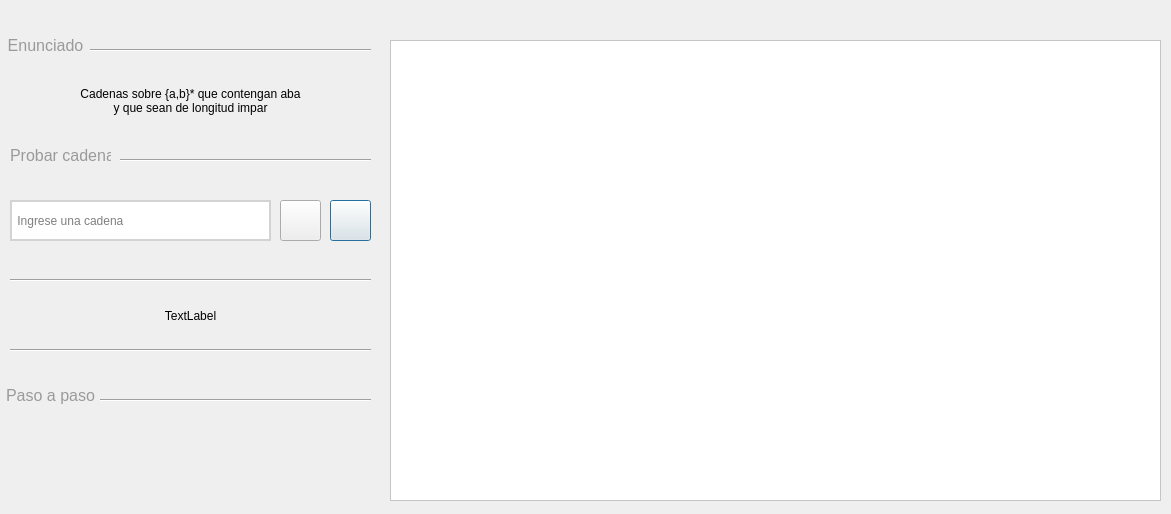
<?xml version="1.0" encoding="UTF-8"?>
<ui version="4.0">
 <author>Alexis Morisón</author>
 <class>Dialog</class>
 <widget class="QDialog" name="Dialog">
  <property name="geometry">
   <rect>
    <x>0</x>
    <y>0</y>
    <width>1171</width>
    <height>514</height>
   </rect>
  </property>
  <property name="maximumSize">
   <size>
    <width>16777215</width>
    <height>16777215</height>
   </size>
  </property>
  <property name="windowTitle">
   <string>Dialog</string>
  </property>
  <widget class="QLineEdit" name="lineEdit">
   <property name="geometry">
    <rect>
     <x>10</x>
     <y>200</y>
     <width>261</width>
     <height>41</height>
    </rect>
   </property>
   <property name="styleSheet">
    <string notr="true">font: 15pt &quot;MS Shell Dlg 2&quot;;
border: 2px solid lightgrey;
</string>
   </property>
   <property name="frame">
    <bool>false</bool>
   </property>
   <property name="placeholderText">
    <string> Ingrese una cadena</string>
   </property>
  </widget>
  <widget class="Line" name="line">
   <property name="geometry">
    <rect>
     <x>10</x>
     <y>270</y>
     <width>361</width>
     <height>20</height>
    </rect>
   </property>
   <property name="orientation">
    <enum>Qt::Horizontal</enum>
   </property>
  </widget>
  <widget class="QLabel" name="label">
   <property name="geometry">
    <rect>
     <x>10</x>
     <y>300</y>
     <width>361</width>
     <height>31</height>
    </rect>
   </property>
   <property name="styleSheet">
    <string notr="true">font: 15pt &quot;MS Shell Dlg 2&quot;;</string>
   </property>
   <property name="text">
    <string>TextLabel</string>
   </property>
   <property name="alignment">
    <set>Qt::AlignCenter</set>
   </property>
  </widget>
  <widget class="QPushButton" name="limpiar">
   <property name="geometry">
    <rect>
     <x>330</x>
     <y>200</y>
     <width>41</width>
     <height>41</height>
    </rect>
   </property>
   <property name="cursor">
    <cursorShape>PointingHandCursor</cursorShape>
   </property>
   <property name="layoutDirection">
    <enum>Qt::LeftToRight</enum>
   </property>
   <property name="styleSheet">
    <string notr="true">font: 12pt &quot;MS Shell Dlg 2&quot;;</string>
   </property>
   <property name="text">
    <string/>
   </property>
   <property name="icon">
    <iconset>
     <normaloff>../../../../../../iconos/delete_delete_exit_1577.ico</normaloff>../../../../../../iconos/delete_delete_exit_1577.ico</iconset>
   </property>
   <property name="iconSize">
    <size>
     <width>25</width>
     <height>25</height>
    </size>
   </property>
   <property name="checkable">
    <bool>false</bool>
   </property>
   <property name="checked">
    <bool>false</bool>
   </property>
   <property name="flat">
    <bool>false</bool>
   </property>
  </widget>
  <widget class="Line" name="line_2">
   <property name="geometry">
    <rect>
     <x>10</x>
     <y>340</y>
     <width>361</width>
     <height>20</height>
    </rect>
   </property>
   <property name="orientation">
    <enum>Qt::Horizontal</enum>
   </property>
  </widget>
  <widget class="QPushButton" name="validar">
   <property name="geometry">
    <rect>
     <x>280</x>
     <y>200</y>
     <width>41</width>
     <height>41</height>
    </rect>
   </property>
   <property name="font">
    <font>
     <family>MS Shell Dlg 2</family>
     <pointsize>12</pointsize>
     <weight>50</weight>
     <italic>false</italic>
     <bold>false</bold>
     <underline>false</underline>
     <strikeout>false</strikeout>
    </font>
   </property>
   <property name="cursor">
    <cursorShape>PointingHandCursor</cursorShape>
   </property>
   <property name="focusPolicy">
    <enum>Qt::StrongFocus</enum>
   </property>
   <property name="layoutDirection">
    <enum>Qt::LeftToRight</enum>
   </property>
   <property name="styleSheet">
    <string notr="true">font: 12pt &quot;MS Shell Dlg 2&quot;;</string>
   </property>
   <property name="text">
    <string/>
   </property>
   <property name="icon">
    <iconset>
     <normaloff>../../../../../../iconos/check_ok_accept_apply_1582.ico</normaloff>../../../../../../iconos/check_ok_accept_apply_1582.ico</iconset>
   </property>
   <property name="iconSize">
    <size>
     <width>25</width>
     <height>25</height>
    </size>
   </property>
   <property name="checkable">
    <bool>false</bool>
   </property>
   <property name="checked">
    <bool>false</bool>
   </property>
   <property name="flat">
    <bool>false</bool>
   </property>
  </widget>
  <widget class="QLabel" name="imagen">
   <property name="geometry">
    <rect>
     <x>390</x>
     <y>40</y>
     <width>771</width>
     <height>461</height>
    </rect>
   </property>
   <property name="autoFillBackground">
    <bool>false</bool>
   </property>
   <property name="styleSheet">
    <string notr="true">background-color: rgb(255, 255, 255);
</string>
   </property>
   <property name="frameShape">
    <enum>QFrame::StyledPanel</enum>
   </property>
   <property name="text">
    <string/>
   </property>
   <property name="pixmap">
    <pixmap>../AFD minimo.png</pixmap>
   </property>
   <property name="scaledContents">
    <bool>true</bool>
   </property>
   <property name="alignment">
    <set>Qt::AlignCenter</set>
   </property>
   <property name="wordWrap">
    <bool>false</bool>
   </property>
  </widget>
  <widget class="QLabel" name="label_2">
   <property name="geometry">
    <rect>
     <x>0</x>
     <y>70</y>
     <width>381</width>
     <height>61</height>
    </rect>
   </property>
   <property name="styleSheet">
    <string notr="true">font: 12pt &quot;MS Shell Dlg 2&quot;;</string>
   </property>
   <property name="text">
    <string>Cadenas sobre {a,b}* que contengan aba 
y que sean de longitud impar</string>
   </property>
   <property name="scaledContents">
    <bool>false</bool>
   </property>
   <property name="alignment">
    <set>Qt::AlignCenter</set>
   </property>
  </widget>
  <widget class="QLabel" name="label_3">
   <property name="geometry">
    <rect>
     <x>0</x>
     <y>30</y>
     <width>91</width>
     <height>31</height>
    </rect>
   </property>
   <property name="styleSheet">
    <string notr="true">font: 11pt &quot;MS Shell Dlg 2&quot;;
color: rgb(154, 154, 154);</string>
   </property>
   <property name="text">
    <string>&lt;html&gt;&lt;head/&gt;&lt;body&gt;&lt;p&gt;&lt;span style=&quot; font-size:12pt;&quot;&gt;Enunciado&lt;/span&gt;&lt;/p&gt;&lt;/body&gt;&lt;/html&gt;</string>
   </property>
   <property name="scaledContents">
    <bool>false</bool>
   </property>
   <property name="alignment">
    <set>Qt::AlignCenter</set>
   </property>
  </widget>
  <widget class="Line" name="line_3">
   <property name="geometry">
    <rect>
     <x>90</x>
     <y>40</y>
     <width>281</width>
     <height>20</height>
    </rect>
   </property>
   <property name="orientation">
    <enum>Qt::Horizontal</enum>
   </property>
  </widget>
  <widget class="QLabel" name="label_4">
   <property name="geometry">
    <rect>
     <x>10</x>
     <y>140</y>
     <width>101</width>
     <height>31</height>
    </rect>
   </property>
   <property name="styleSheet">
    <string notr="true">font: 11pt &quot;MS Shell Dlg 2&quot;;
color: rgb(154, 154, 154);</string>
   </property>
   <property name="text">
    <string>&lt;html&gt;&lt;head/&gt;&lt;body&gt;&lt;p&gt;&lt;span style=&quot; font-size:12pt;&quot;&gt;Probar cadena&lt;/span&gt;&lt;/p&gt;&lt;/body&gt;&lt;/html&gt;</string>
   </property>
   <property name="scaledContents">
    <bool>false</bool>
   </property>
   <property name="alignment">
    <set>Qt::AlignCenter</set>
   </property>
  </widget>
  <widget class="Line" name="line_4">
   <property name="geometry">
    <rect>
     <x>120</x>
     <y>150</y>
     <width>251</width>
     <height>20</height>
    </rect>
   </property>
   <property name="orientation">
    <enum>Qt::Horizontal</enum>
   </property>
  </widget>
  <widget class="QPushButton" name="play">
   <property name="geometry">
    <rect>
     <x>90</x>
     <y>430</y>
     <width>101</width>
     <height>71</height>
    </rect>
   </property>
   <property name="palette">
    <palette>
     <active>
      <colorrole role="WindowText">
       <brush brushstyle="SolidPattern">
        <color alpha="255">
         <red>0</red>
         <green>0</green>
         <blue>0</blue>
        </color>
       </brush>
      </colorrole>
      <colorrole role="Button">
       <brush brushstyle="LinearGradientPattern">
        <gradient startx="0.000000000000000" starty="0.000000000000000" endx="1.000000000000000" endy="0.000000000000000" type="LinearGradient" spread="PadSpread" coordinatemode="ObjectBoundingMode">
         <gradientstop position="0.000000000000000">
          <color alpha="0">
           <red>133</red>
           <green>133</green>
           <blue>133</blue>
          </color>
         </gradientstop>
        </gradient>
       </brush>
      </colorrole>
      <colorrole role="Light">
       <brush brushstyle="SolidPattern">
        <color alpha="255">
         <red>255</red>
         <green>255</green>
         <blue>255</blue>
        </color>
       </brush>
      </colorrole>
      <colorrole role="Midlight">
       <brush brushstyle="SolidPattern">
        <color alpha="255">
         <red>0</red>
         <green>0</green>
         <blue>0</blue>
        </color>
       </brush>
      </colorrole>
      <colorrole role="Dark">
       <brush brushstyle="SolidPattern">
        <color alpha="255">
         <red>0</red>
         <green>0</green>
         <blue>0</blue>
        </color>
       </brush>
      </colorrole>
      <colorrole role="Mid">
       <brush brushstyle="SolidPattern">
        <color alpha="255">
         <red>0</red>
         <green>0</green>
         <blue>0</blue>
        </color>
       </brush>
      </colorrole>
      <colorrole role="Text">
       <brush brushstyle="SolidPattern">
        <color alpha="255">
         <red>0</red>
         <green>0</green>
         <blue>0</blue>
        </color>
       </brush>
      </colorrole>
      <colorrole role="ButtonText">
       <brush brushstyle="SolidPattern">
        <color alpha="255">
         <red>0</red>
         <green>0</green>
         <blue>0</blue>
        </color>
       </brush>
      </colorrole>
      <colorrole role="Base">
       <brush brushstyle="LinearGradientPattern">
        <gradient startx="0.000000000000000" starty="0.000000000000000" endx="1.000000000000000" endy="0.000000000000000" type="LinearGradient" spread="PadSpread" coordinatemode="ObjectBoundingMode">
         <gradientstop position="0.000000000000000">
          <color alpha="0">
           <red>133</red>
           <green>133</green>
           <blue>133</blue>
          </color>
         </gradientstop>
        </gradient>
       </brush>
      </colorrole>
      <colorrole role="Window">
       <brush brushstyle="LinearGradientPattern">
        <gradient startx="0.000000000000000" starty="0.000000000000000" endx="1.000000000000000" endy="0.000000000000000" type="LinearGradient" spread="PadSpread" coordinatemode="ObjectBoundingMode">
         <gradientstop position="0.000000000000000">
          <color alpha="0">
           <red>133</red>
           <green>133</green>
           <blue>133</blue>
          </color>
         </gradientstop>
        </gradient>
       </brush>
      </colorrole>
      <colorrole role="Shadow">
       <brush brushstyle="SolidPattern">
        <color alpha="255">
         <red>255</red>
         <green>255</green>
         <blue>255</blue>
        </color>
       </brush>
      </colorrole>
     </active>
     <inactive>
      <colorrole role="WindowText">
       <brush brushstyle="SolidPattern">
        <color alpha="255">
         <red>0</red>
         <green>0</green>
         <blue>0</blue>
        </color>
       </brush>
      </colorrole>
      <colorrole role="Button">
       <brush brushstyle="LinearGradientPattern">
        <gradient startx="0.000000000000000" starty="0.000000000000000" endx="1.000000000000000" endy="0.000000000000000" type="LinearGradient" spread="PadSpread" coordinatemode="ObjectBoundingMode">
         <gradientstop position="0.000000000000000">
          <color alpha="0">
           <red>133</red>
           <green>133</green>
           <blue>133</blue>
          </color>
         </gradientstop>
        </gradient>
       </brush>
      </colorrole>
      <colorrole role="Light">
       <brush brushstyle="SolidPattern">
        <color alpha="255">
         <red>255</red>
         <green>255</green>
         <blue>255</blue>
        </color>
       </brush>
      </colorrole>
      <colorrole role="Midlight">
       <brush brushstyle="SolidPattern">
        <color alpha="255">
         <red>0</red>
         <green>0</green>
         <blue>0</blue>
        </color>
       </brush>
      </colorrole>
      <colorrole role="Dark">
       <brush brushstyle="SolidPattern">
        <color alpha="255">
         <red>0</red>
         <green>0</green>
         <blue>0</blue>
        </color>
       </brush>
      </colorrole>
      <colorrole role="Mid">
       <brush brushstyle="SolidPattern">
        <color alpha="255">
         <red>0</red>
         <green>0</green>
         <blue>0</blue>
        </color>
       </brush>
      </colorrole>
      <colorrole role="Text">
       <brush brushstyle="SolidPattern">
        <color alpha="255">
         <red>0</red>
         <green>0</green>
         <blue>0</blue>
        </color>
       </brush>
      </colorrole>
      <colorrole role="ButtonText">
       <brush brushstyle="SolidPattern">
        <color alpha="255">
         <red>0</red>
         <green>0</green>
         <blue>0</blue>
        </color>
       </brush>
      </colorrole>
      <colorrole role="Base">
       <brush brushstyle="LinearGradientPattern">
        <gradient startx="0.000000000000000" starty="0.000000000000000" endx="1.000000000000000" endy="0.000000000000000" type="LinearGradient" spread="PadSpread" coordinatemode="ObjectBoundingMode">
         <gradientstop position="0.000000000000000">
          <color alpha="0">
           <red>133</red>
           <green>133</green>
           <blue>133</blue>
          </color>
         </gradientstop>
        </gradient>
       </brush>
      </colorrole>
      <colorrole role="Window">
       <brush brushstyle="LinearGradientPattern">
        <gradient startx="0.000000000000000" starty="0.000000000000000" endx="1.000000000000000" endy="0.000000000000000" type="LinearGradient" spread="PadSpread" coordinatemode="ObjectBoundingMode">
         <gradientstop position="0.000000000000000">
          <color alpha="0">
           <red>133</red>
           <green>133</green>
           <blue>133</blue>
          </color>
         </gradientstop>
        </gradient>
       </brush>
      </colorrole>
      <colorrole role="Shadow">
       <brush brushstyle="SolidPattern">
        <color alpha="255">
         <red>255</red>
         <green>255</green>
         <blue>255</blue>
        </color>
       </brush>
      </colorrole>
     </inactive>
     <disabled>
      <colorrole role="WindowText">
       <brush brushstyle="SolidPattern">
        <color alpha="255">
         <red>0</red>
         <green>0</green>
         <blue>0</blue>
        </color>
       </brush>
      </colorrole>
      <colorrole role="Button">
       <brush brushstyle="LinearGradientPattern">
        <gradient startx="0.000000000000000" starty="0.000000000000000" endx="1.000000000000000" endy="0.000000000000000" type="LinearGradient" spread="PadSpread" coordinatemode="ObjectBoundingMode">
         <gradientstop position="0.000000000000000">
          <color alpha="0">
           <red>133</red>
           <green>133</green>
           <blue>133</blue>
          </color>
         </gradientstop>
        </gradient>
       </brush>
      </colorrole>
      <colorrole role="Light">
       <brush brushstyle="SolidPattern">
        <color alpha="255">
         <red>255</red>
         <green>255</green>
         <blue>255</blue>
        </color>
       </brush>
      </colorrole>
      <colorrole role="Midlight">
       <brush brushstyle="SolidPattern">
        <color alpha="255">
         <red>0</red>
         <green>0</green>
         <blue>0</blue>
        </color>
       </brush>
      </colorrole>
      <colorrole role="Dark">
       <brush brushstyle="SolidPattern">
        <color alpha="255">
         <red>0</red>
         <green>0</green>
         <blue>0</blue>
        </color>
       </brush>
      </colorrole>
      <colorrole role="Mid">
       <brush brushstyle="SolidPattern">
        <color alpha="255">
         <red>0</red>
         <green>0</green>
         <blue>0</blue>
        </color>
       </brush>
      </colorrole>
      <colorrole role="Text">
       <brush brushstyle="SolidPattern">
        <color alpha="255">
         <red>0</red>
         <green>0</green>
         <blue>0</blue>
        </color>
       </brush>
      </colorrole>
      <colorrole role="ButtonText">
       <brush brushstyle="SolidPattern">
        <color alpha="255">
         <red>0</red>
         <green>0</green>
         <blue>0</blue>
        </color>
       </brush>
      </colorrole>
      <colorrole role="Base">
       <brush brushstyle="LinearGradientPattern">
        <gradient startx="0.000000000000000" starty="0.000000000000000" endx="1.000000000000000" endy="0.000000000000000" type="LinearGradient" spread="PadSpread" coordinatemode="ObjectBoundingMode">
         <gradientstop position="0.000000000000000">
          <color alpha="0">
           <red>133</red>
           <green>133</green>
           <blue>133</blue>
          </color>
         </gradientstop>
        </gradient>
       </brush>
      </colorrole>
      <colorrole role="Window">
       <brush brushstyle="LinearGradientPattern">
        <gradient startx="0.000000000000000" starty="0.000000000000000" endx="1.000000000000000" endy="0.000000000000000" type="LinearGradient" spread="PadSpread" coordinatemode="ObjectBoundingMode">
         <gradientstop position="0.000000000000000">
          <color alpha="0">
           <red>133</red>
           <green>133</green>
           <blue>133</blue>
          </color>
         </gradientstop>
        </gradient>
       </brush>
      </colorrole>
      <colorrole role="Shadow">
       <brush brushstyle="SolidPattern">
        <color alpha="255">
         <red>255</red>
         <green>255</green>
         <blue>255</blue>
        </color>
       </brush>
      </colorrole>
     </disabled>
    </palette>
   </property>
   <property name="cursor">
    <cursorShape>PointingHandCursor</cursorShape>
   </property>
   <property name="layoutDirection">
    <enum>Qt::LeftToRight</enum>
   </property>
   <property name="styleSheet">
    <string notr="true">font: 12pt &quot;MS Shell Dlg 2&quot;;
background-color: qlineargradient(spread:pad, x1:0, y1:0, x2:1, y2:0, stop:0 rgba(133, 133, 133, 0));</string>
   </property>
   <property name="text">
    <string/>
   </property>
   <property name="icon">
    <iconset>
     <normaloff>../play.png</normaloff>../play.png</iconset>
   </property>
   <property name="iconSize">
    <size>
     <width>70</width>
     <height>70</height>
    </size>
   </property>
   <property name="checkable">
    <bool>false</bool>
   </property>
   <property name="checked">
    <bool>false</bool>
   </property>
   <property name="flat">
    <bool>true</bool>
   </property>
  </widget>
  <widget class="QPushButton" name="stop">
   <property name="geometry">
    <rect>
     <x>190</x>
     <y>430</y>
     <width>101</width>
     <height>71</height>
    </rect>
   </property>
   <property name="palette">
    <palette>
     <active>
      <colorrole role="WindowText">
       <brush brushstyle="SolidPattern">
        <color alpha="255">
         <red>0</red>
         <green>0</green>
         <blue>0</blue>
        </color>
       </brush>
      </colorrole>
      <colorrole role="Button">
       <brush brushstyle="LinearGradientPattern">
        <gradient startx="0.000000000000000" starty="0.000000000000000" endx="1.000000000000000" endy="0.000000000000000" type="LinearGradient" spread="PadSpread" coordinatemode="ObjectBoundingMode">
         <gradientstop position="0.000000000000000">
          <color alpha="0">
           <red>133</red>
           <green>133</green>
           <blue>133</blue>
          </color>
         </gradientstop>
        </gradient>
       </brush>
      </colorrole>
      <colorrole role="Light">
       <brush brushstyle="SolidPattern">
        <color alpha="255">
         <red>255</red>
         <green>255</green>
         <blue>255</blue>
        </color>
       </brush>
      </colorrole>
      <colorrole role="Midlight">
       <brush brushstyle="SolidPattern">
        <color alpha="255">
         <red>0</red>
         <green>0</green>
         <blue>0</blue>
        </color>
       </brush>
      </colorrole>
      <colorrole role="Dark">
       <brush brushstyle="SolidPattern">
        <color alpha="255">
         <red>0</red>
         <green>0</green>
         <blue>0</blue>
        </color>
       </brush>
      </colorrole>
      <colorrole role="Mid">
       <brush brushstyle="SolidPattern">
        <color alpha="255">
         <red>0</red>
         <green>0</green>
         <blue>0</blue>
        </color>
       </brush>
      </colorrole>
      <colorrole role="Text">
       <brush brushstyle="SolidPattern">
        <color alpha="255">
         <red>0</red>
         <green>0</green>
         <blue>0</blue>
        </color>
       </brush>
      </colorrole>
      <colorrole role="ButtonText">
       <brush brushstyle="SolidPattern">
        <color alpha="255">
         <red>0</red>
         <green>0</green>
         <blue>0</blue>
        </color>
       </brush>
      </colorrole>
      <colorrole role="Base">
       <brush brushstyle="LinearGradientPattern">
        <gradient startx="0.000000000000000" starty="0.000000000000000" endx="1.000000000000000" endy="0.000000000000000" type="LinearGradient" spread="PadSpread" coordinatemode="ObjectBoundingMode">
         <gradientstop position="0.000000000000000">
          <color alpha="0">
           <red>133</red>
           <green>133</green>
           <blue>133</blue>
          </color>
         </gradientstop>
        </gradient>
       </brush>
      </colorrole>
      <colorrole role="Window">
       <brush brushstyle="LinearGradientPattern">
        <gradient startx="0.000000000000000" starty="0.000000000000000" endx="1.000000000000000" endy="0.000000000000000" type="LinearGradient" spread="PadSpread" coordinatemode="ObjectBoundingMode">
         <gradientstop position="0.000000000000000">
          <color alpha="0">
           <red>133</red>
           <green>133</green>
           <blue>133</blue>
          </color>
         </gradientstop>
        </gradient>
       </brush>
      </colorrole>
      <colorrole role="Shadow">
       <brush brushstyle="SolidPattern">
        <color alpha="255">
         <red>255</red>
         <green>255</green>
         <blue>255</blue>
        </color>
       </brush>
      </colorrole>
     </active>
     <inactive>
      <colorrole role="WindowText">
       <brush brushstyle="SolidPattern">
        <color alpha="255">
         <red>0</red>
         <green>0</green>
         <blue>0</blue>
        </color>
       </brush>
      </colorrole>
      <colorrole role="Button">
       <brush brushstyle="LinearGradientPattern">
        <gradient startx="0.000000000000000" starty="0.000000000000000" endx="1.000000000000000" endy="0.000000000000000" type="LinearGradient" spread="PadSpread" coordinatemode="ObjectBoundingMode">
         <gradientstop position="0.000000000000000">
          <color alpha="0">
           <red>133</red>
           <green>133</green>
           <blue>133</blue>
          </color>
         </gradientstop>
        </gradient>
       </brush>
      </colorrole>
      <colorrole role="Light">
       <brush brushstyle="SolidPattern">
        <color alpha="255">
         <red>255</red>
         <green>255</green>
         <blue>255</blue>
        </color>
       </brush>
      </colorrole>
      <colorrole role="Midlight">
       <brush brushstyle="SolidPattern">
        <color alpha="255">
         <red>0</red>
         <green>0</green>
         <blue>0</blue>
        </color>
       </brush>
      </colorrole>
      <colorrole role="Dark">
       <brush brushstyle="SolidPattern">
        <color alpha="255">
         <red>0</red>
         <green>0</green>
         <blue>0</blue>
        </color>
       </brush>
      </colorrole>
      <colorrole role="Mid">
       <brush brushstyle="SolidPattern">
        <color alpha="255">
         <red>0</red>
         <green>0</green>
         <blue>0</blue>
        </color>
       </brush>
      </colorrole>
      <colorrole role="Text">
       <brush brushstyle="SolidPattern">
        <color alpha="255">
         <red>0</red>
         <green>0</green>
         <blue>0</blue>
        </color>
       </brush>
      </colorrole>
      <colorrole role="ButtonText">
       <brush brushstyle="SolidPattern">
        <color alpha="255">
         <red>0</red>
         <green>0</green>
         <blue>0</blue>
        </color>
       </brush>
      </colorrole>
      <colorrole role="Base">
       <brush brushstyle="LinearGradientPattern">
        <gradient startx="0.000000000000000" starty="0.000000000000000" endx="1.000000000000000" endy="0.000000000000000" type="LinearGradient" spread="PadSpread" coordinatemode="ObjectBoundingMode">
         <gradientstop position="0.000000000000000">
          <color alpha="0">
           <red>133</red>
           <green>133</green>
           <blue>133</blue>
          </color>
         </gradientstop>
        </gradient>
       </brush>
      </colorrole>
      <colorrole role="Window">
       <brush brushstyle="LinearGradientPattern">
        <gradient startx="0.000000000000000" starty="0.000000000000000" endx="1.000000000000000" endy="0.000000000000000" type="LinearGradient" spread="PadSpread" coordinatemode="ObjectBoundingMode">
         <gradientstop position="0.000000000000000">
          <color alpha="0">
           <red>133</red>
           <green>133</green>
           <blue>133</blue>
          </color>
         </gradientstop>
        </gradient>
       </brush>
      </colorrole>
      <colorrole role="Shadow">
       <brush brushstyle="SolidPattern">
        <color alpha="255">
         <red>255</red>
         <green>255</green>
         <blue>255</blue>
        </color>
       </brush>
      </colorrole>
     </inactive>
     <disabled>
      <colorrole role="WindowText">
       <brush brushstyle="SolidPattern">
        <color alpha="255">
         <red>0</red>
         <green>0</green>
         <blue>0</blue>
        </color>
       </brush>
      </colorrole>
      <colorrole role="Button">
       <brush brushstyle="LinearGradientPattern">
        <gradient startx="0.000000000000000" starty="0.000000000000000" endx="1.000000000000000" endy="0.000000000000000" type="LinearGradient" spread="PadSpread" coordinatemode="ObjectBoundingMode">
         <gradientstop position="0.000000000000000">
          <color alpha="0">
           <red>133</red>
           <green>133</green>
           <blue>133</blue>
          </color>
         </gradientstop>
        </gradient>
       </brush>
      </colorrole>
      <colorrole role="Light">
       <brush brushstyle="SolidPattern">
        <color alpha="255">
         <red>255</red>
         <green>255</green>
         <blue>255</blue>
        </color>
       </brush>
      </colorrole>
      <colorrole role="Midlight">
       <brush brushstyle="SolidPattern">
        <color alpha="255">
         <red>0</red>
         <green>0</green>
         <blue>0</blue>
        </color>
       </brush>
      </colorrole>
      <colorrole role="Dark">
       <brush brushstyle="SolidPattern">
        <color alpha="255">
         <red>0</red>
         <green>0</green>
         <blue>0</blue>
        </color>
       </brush>
      </colorrole>
      <colorrole role="Mid">
       <brush brushstyle="SolidPattern">
        <color alpha="255">
         <red>0</red>
         <green>0</green>
         <blue>0</blue>
        </color>
       </brush>
      </colorrole>
      <colorrole role="Text">
       <brush brushstyle="SolidPattern">
        <color alpha="255">
         <red>0</red>
         <green>0</green>
         <blue>0</blue>
        </color>
       </brush>
      </colorrole>
      <colorrole role="ButtonText">
       <brush brushstyle="SolidPattern">
        <color alpha="255">
         <red>0</red>
         <green>0</green>
         <blue>0</blue>
        </color>
       </brush>
      </colorrole>
      <colorrole role="Base">
       <brush brushstyle="LinearGradientPattern">
        <gradient startx="0.000000000000000" starty="0.000000000000000" endx="1.000000000000000" endy="0.000000000000000" type="LinearGradient" spread="PadSpread" coordinatemode="ObjectBoundingMode">
         <gradientstop position="0.000000000000000">
          <color alpha="0">
           <red>133</red>
           <green>133</green>
           <blue>133</blue>
          </color>
         </gradientstop>
        </gradient>
       </brush>
      </colorrole>
      <colorrole role="Window">
       <brush brushstyle="LinearGradientPattern">
        <gradient startx="0.000000000000000" starty="0.000000000000000" endx="1.000000000000000" endy="0.000000000000000" type="LinearGradient" spread="PadSpread" coordinatemode="ObjectBoundingMode">
         <gradientstop position="0.000000000000000">
          <color alpha="0">
           <red>133</red>
           <green>133</green>
           <blue>133</blue>
          </color>
         </gradientstop>
        </gradient>
       </brush>
      </colorrole>
      <colorrole role="Shadow">
       <brush brushstyle="SolidPattern">
        <color alpha="255">
         <red>255</red>
         <green>255</green>
         <blue>255</blue>
        </color>
       </brush>
      </colorrole>
     </disabled>
    </palette>
   </property>
   <property name="cursor">
    <cursorShape>PointingHandCursor</cursorShape>
   </property>
   <property name="layoutDirection">
    <enum>Qt::LeftToRight</enum>
   </property>
   <property name="styleSheet">
    <string notr="true">font: 12pt &quot;MS Shell Dlg 2&quot;;
background-color: qlineargradient(spread:pad, x1:0, y1:0, x2:1, y2:0, stop:0 rgba(133, 133, 133, 0));</string>
   </property>
   <property name="text">
    <string/>
   </property>
   <property name="icon">
    <iconset>
     <normaloff>../../../../../../iconos/Stop1NormalBlue_26947.ico</normaloff>../../../../../../iconos/Stop1NormalBlue_26947.ico</iconset>
   </property>
   <property name="iconSize">
    <size>
     <width>70</width>
     <height>70</height>
    </size>
   </property>
   <property name="checkable">
    <bool>false</bool>
   </property>
   <property name="checked">
    <bool>false</bool>
   </property>
   <property name="flat">
    <bool>true</bool>
   </property>
  </widget>
  <widget class="Line" name="line_5">
   <property name="geometry">
    <rect>
     <x>100</x>
     <y>390</y>
     <width>271</width>
     <height>20</height>
    </rect>
   </property>
   <property name="orientation">
    <enum>Qt::Horizontal</enum>
   </property>
  </widget>
  <widget class="QLabel" name="label_5">
   <property name="geometry">
    <rect>
     <x>0</x>
     <y>380</y>
     <width>101</width>
     <height>31</height>
    </rect>
   </property>
   <property name="styleSheet">
    <string notr="true">font: 11pt &quot;MS Shell Dlg 2&quot;;
color: rgb(154, 154, 154);</string>
   </property>
   <property name="text">
    <string>&lt;html&gt;&lt;head/&gt;&lt;body&gt;&lt;p&gt;&lt;span style=&quot; font-size:12pt;&quot;&gt;Paso a paso&lt;/span&gt;&lt;/p&gt;&lt;/body&gt;&lt;/html&gt;</string>
   </property>
   <property name="scaledContents">
    <bool>false</bool>
   </property>
   <property name="alignment">
    <set>Qt::AlignCenter</set>
   </property>
  </widget>
  <zorder>lineEdit</zorder>
  <zorder>line</zorder>
  <zorder>label</zorder>
  <zorder>limpiar</zorder>
  <zorder>line_2</zorder>
  <zorder>validar</zorder>
  <zorder>label_2</zorder>
  <zorder>imagen</zorder>
  <zorder>label_3</zorder>
  <zorder>line_3</zorder>
  <zorder>label_4</zorder>
  <zorder>line_4</zorder>
  <zorder>play</zorder>
  <zorder>stop</zorder>
  <zorder>line_5</zorder>
  <zorder>label_5</zorder>
 </widget>
 <resources/>
 <connections/>
</ui>
